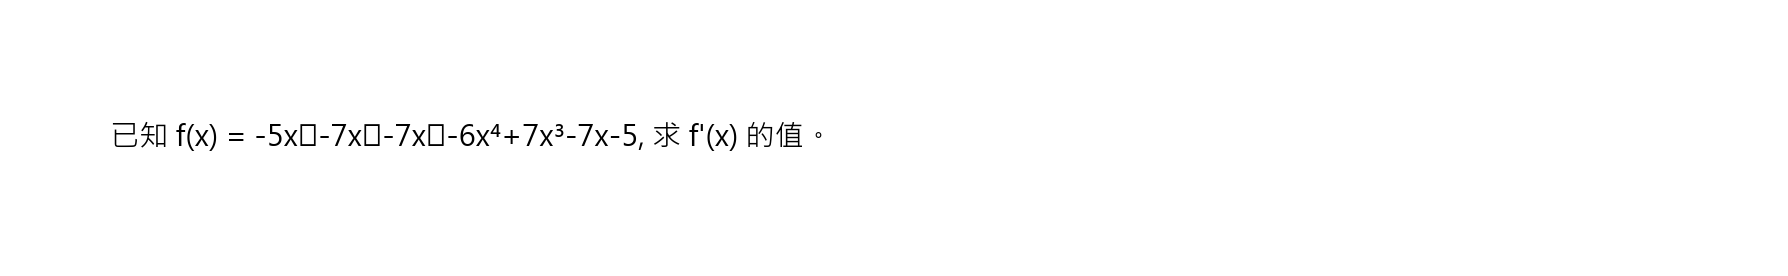

Generate this figure with Python:
# -*- coding: utf-8 -*-
import matplotlib.pyplot as plt
import matplotlib
matplotlib.use('Agg')  # 使用非交互式后端
import io

# 設定字體
plt.rcParams['font.sans-serif'] = ['Arial Unicode MS', 'Microsoft YaHei UI', 'Microsoft JhengHei', 'DejaVu Sans', 'sans-serif']
plt.rcParams['axes.unicode_minus'] = False
plt.rcParams['font.size'] = 14

# 测试字符串（已转换上标）
test_text = "已知 f(x) = -5x⁷-7x⁶-7x⁵-6x⁴+7x³-7x-5, 求 f'(x) 的值。"

print(f"渲染文字: {test_text}")
print(f"字符检查: x⁷ x⁶ x⁵ x⁴ x³")

# 創建圖片
fig = plt.figure(figsize=(15, 2), dpi=150)
fig.patch.set_alpha(0)
ax = fig.add_subplot(111)

ax.text(0.05, 0.5, test_text, 
        fontsize=14,
        ha='left', va='center',
        transform=ax.transAxes, wrap=True,
        fontfamily='sans-serif',
        fontweight='normal')

ax.axis('off')
ax.set_xlim(0, 1)
ax.set_ylim(0, 1)

# 保存到文件
plt.savefig('temp/test_render.png', format='png', bbox_inches='tight', pad_inches=0.15, dpi=150)
plt.close(fig)

print("✅ 图片已保存到 temp/test_render.png")
print("请打开查看上标是否正确显示")
